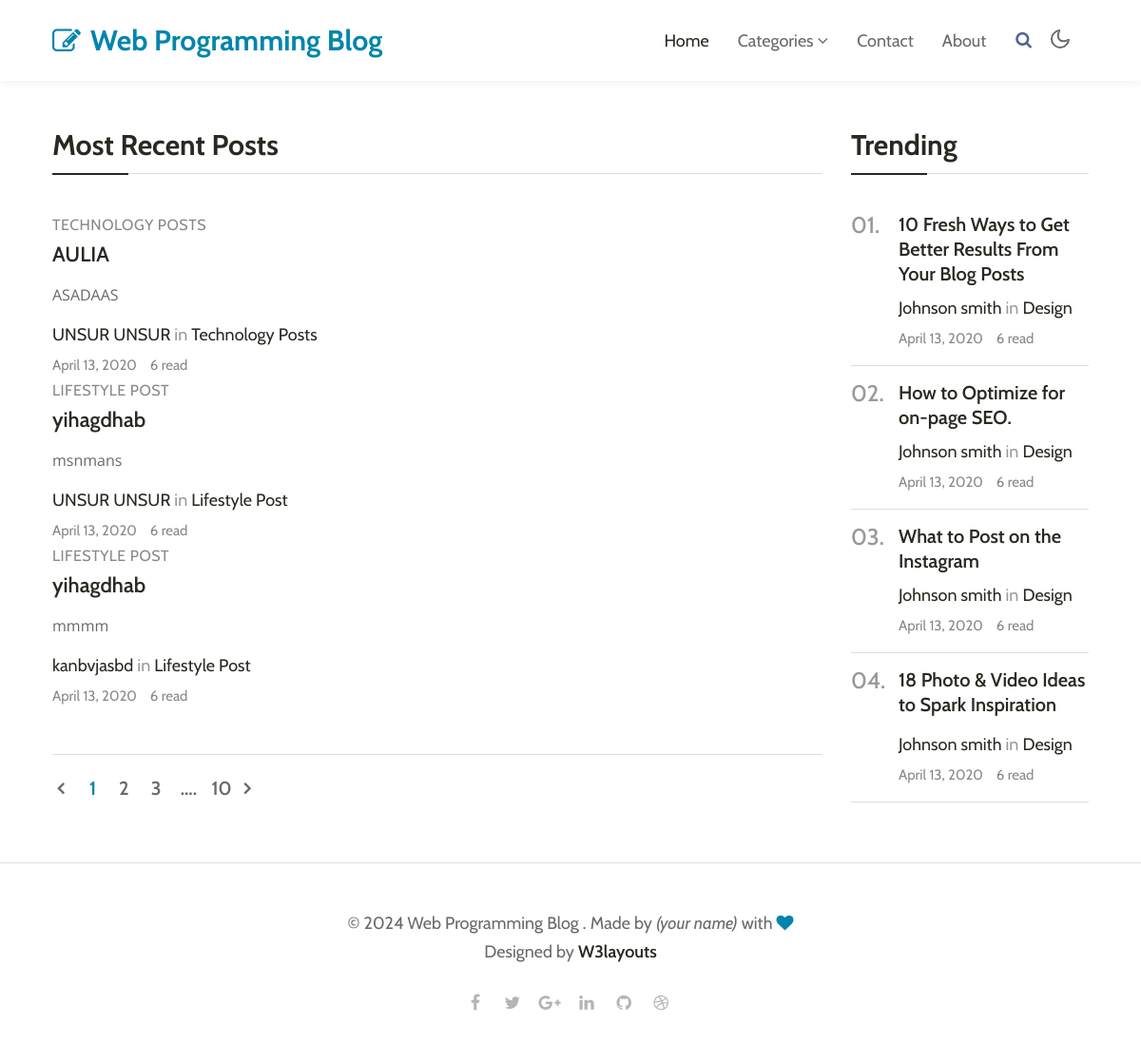
The app's page /frontend/index.php with its own data.
### tables this page shows
CREATE TABLE `post` (
  `id` int(11) NOT NULL,
  `judul` varchar(255) NOT NULL,
  `deskripsi` varchar(1000) NOT NULL,
  `author` varchar(255) NOT NULL,
  `kategori` varchar(255) NOT NULL,
  `image` varchar(255) NOT NULL
);

### frontend/index.php (the view, shortened to what this page needs)
<!doctype html>
<html lang="en">
<head>
    <link rel="stylesheet" href="assets/css/style-starter.css">
</head>
<body>
    <header class="w3l-header">
        <nav class="navbar navbar-expand-lg navbar-light fill px-lg-0 py-0 px-3">
            <div class="container">
                <a class="navbar-brand" href="index.html">
                    <span class="fa fa-pencil-square-o"></span> Web Programming Blog</a>
                <div class="collapse navbar-collapse" id="navbarSupportedContent">
                    <ul class="navbar-nav ml-auto">
                        <li class="nav-item active">
                            <a class="nav-link" href="index.html">Home</a>
                        </li>
                        <li class="nav-item dropdown @@category__active">
                            <a class="nav-link dropdown-toggle" href="#" id="navbarDropdown" role="button"
                                data-toggle="dropdown" aria-haspopup="true" aria-expanded="false">
                                Categories <span class="fa fa-angle-down"></span>
                            </a>
                        </li>
                        <li class="nav-item @@contact__active">
                            <a class="nav-link" href="contact.html">Contact</a>
                        </li>
                        <li class="nav-item @@about__active">
                            <a class="nav-link" href="about.html">About</a>
                        </li>
                    </ul>
                    <div class="search-right mt-lg-0 mt-2">
                        <a href="#search" title="search"><span class="fa fa-search" aria-hidden="true"></span></a>
                    </div>
                </div>
                <div class="mobile-position">
                    <nav class="navigation">
                        <div class="theme-switch-wrapper">
                            <label class="theme-switch" for="checkbox">
                                <div class="mode-container">
                                    <i class="gg-moon"></i>
                                </div>
                            </label>
                        </div>
                    </nav>
                </div>
            </div>
        </nav>
    </header>
    <div class="w3l-homeblock1">
        <div class="container pt-lg-5 pt-md-4">
            <div class="row">
                <div class="col-lg-9 most-recent">
                    <h3 class="section-title-left">Most Recent posts </h3>
                    <div class="list-view ">
                        <?php
                        require '../controller/koneksi.php';
                        $sql = "SELECT * FROM post";
                        $result = $conn->query($sql);
                        if ($result->num_rows > 0) {
                            while ($row = $result->fetch_assoc()) {
                                ?>
                                <div class="grids5-info img-block-mobile">
                                    <div class="blog-info align-self">
                                        <span class="category"><?= $row['kategori']; ?></span>
                                        <a href=<?= '../controller/uploads/'. $row['image']; ?> class="blog-desc mt-0"><?= $row['judul']; ?>
                                        </a>
                                        <p><?= $row['deskripsi']; ?></p>
                                        <div class="author align-items-center mt-3 mb-1">
                                            <a href="#author"><?= $row['author']; ?></a> in <a
                                                href="#url"><?= $row['kategori']; ?></a>
                                        </div>
                                        <ul class="blog-meta">
                                            <li class="meta-item blog-lesson">
                                                <span class="meta-value"> April 13, 2020 </span>
                                            </li>
                                            <li class="meta-item blog-students">
                                                <span class="meta-value"> 6 read</span>
                                            </li>
                                        </ul>
                                    </div>
                                    <a href="<?= '../controller/uploads/'. $row['image']; ?>" class="d-block zoom mt-md-0 mt-3"><img src="../controller/uploads/<?= $row['image']; ?>"
                                            alt="" class="img-fluid radius-image news-image"></a>
                                </div>
                                <?php
                            }
                        } else {
                            echo "0 hasil";
                        }
                        ?>
                    </div>
                    <div class="pagination-wrapper mt-5">
                        <ul class="page-pagination">
                            <li><a class="next" href="#url"><span class="fa fa-angle-left"></span></a></li>
                            <li><span aria-current="page" class="page-numbers current">1</span></li>
                            <li><a class="page-numbers" href="#url">2</a></li>
                            <li><a class="page-numbers" href="#url">3</a></li>
                            <li><a class="page-numbers" href="#url">....</a></li>
                            <li><a class="page-numbers" href="#url">10</a></li>
                            <li><a class="next" href="#url"><span class="fa fa-angle-right"></span></a></li>
                        </ul>
                    </div>
                </div>
                <div class="col-lg-3 trending mt-lg-0 mt-5 mb-lg-5">
                    <div class="pos-sticky">
                        <h3 class="section-title-left">Trending </h3>
                        <div class="grids5-info">
                            <h4>01.</h4>
                            <div class="blog-info">
                                <a href="#blog-single" class="blog-desc1"> 10 Fresh Ways to Get Better Results From Your
                                    Blog Posts
                                </a>
                                <div class="author align-items-center mt-2 mb-1">
                                    <a href="#author">Johnson smith</a> in <a href="#url">Design</a>
                                </div>
                                <ul class="blog-meta">
                                    <li class="meta-item blog-lesson">
                                        <span class="meta-value"> April 13, 2020 </span>
                                    </li>
                                    <li class="meta-item blog-students">
                                        <span class="meta-value"> 6 read</span>
                                    </li>
                                </ul>
                            </div>
                        </div>
                        <div class="grids5-info">
                            <h4>02.</h4>
                            <div class="blog-info">
                                <a href="#blog-single" class="blog-desc1"> How to Optimize for on-page SEO.
                                </a>
                                <div class="author align-items-center mt-2 mb-1">
                                    <a href="#author">Johnson smith</a> in <a href="#url">Design</a>
                                </div>
                                <ul class="blog-meta">
                                    <li class="meta-item blog-lesson">
                                        <span class="meta-value"> April 13, 2020 </span>
                                    </li>
                                    <li class="meta-item blog-students">
                                        <span class="meta-value"> 6 read</span>
                                    </li>
                                </ul>
                            </div>
                        </div>
                        <div class="grids5-info">
                            <h4>03.</h4>
                            <div class="blog-info">
                                <a href="#blog-single" class="blog-desc1"> What to Post on the Instagram
                                </a>
                                <div class="author align-items-center mt-2 mb-1">
                                    <a href="#author">Johnson smith</a> in <a href="#url">Design</a>
                                </div>
                                <ul class="blog-meta">
                                    <li class="meta-item blog-lesson">
                                        <span class="meta-value"> April 13, 2020 </span>
                                    </li>
                                    <li class="meta-item blog-students">
                                        <span class="meta-value"> 6 read</span>
                                    </li>
                                </ul>
                            </div>
                        </div>
                        <div class="grids5-info">
                            <h4>04.</h4>
                            <div class="blog-info">
                                <a href="#blog-single" class="blog-desc1"> 18 Photo & Video Ideas to Spark Inspiration
                                </a>
                                <div class="author align-items-center mt-3 mb-1">
                                    <a href="#author">Johnson smith</a> in <a href="#url">Design</a>
                                </div>
                                <ul class="blog-meta">
                                    <li class="meta-item blog-lesson">
                                        <span class="meta-value"> April 13, 2020 </span>
                                    </li>
                                    <li class="meta-item blog-students">
                                        <span class="meta-value"> 6 read</span>
                                    </li>
                                </ul>
                            </div>
                        </div>
                    </div>
                </div>
            </div>
        </div>
    </div>
    <footer class="w3l-footer-16">
        <div class="footer-content py-lg-5 py-4 text-center">
            <div class="container">
                <div class="copy-right">
                    <h6>© 2024 Web Programming Blog . Made by <i>(your name)</i> with <span class="fa fa-heart"
                            aria-hidden="true"></span><br>Designed by
                        <a href="https://w3layouts.com">W3layouts</a>
                    </h6>
                </div>
                <ul class="author-icons mt-4">
                    <li><a class="facebook" href="#url"><span class="fa fa-facebook" aria-hidden="true"></span></a>
                    </li>
                    <li><a class="twitter" href="#url"><span class="fa fa-twitter" aria-hidden="true"></span></a></li>
                    <li><a class="google" href="#url"><span class="fa fa-google-plus" aria-hidden="true"></span></a>
                    </li>
                    <li><a class="linkedin" href="#url"><span class="fa fa-linkedin" aria-hidden="true"></span></a></li>
                    <li><a class="github" href="#url"><span class="fa fa-github" aria-hidden="true"></span></a></li>
                    <li><a class="dribbble" href="#url"><span class="fa fa-dribbble" aria-hidden="true"></span></a></li>
                </ul>
            </div>
        </div>
    </footer>
</body>
</html>

### records on screen
post: kategori "TECHNOLOGY POSTS", judul "AULIA", deskripsi "ASADAAS", author "UNSUR UNSUR", kategori "Technology Posts"
post: kategori "LIFESTYLE POST", judul "yihagdhab", deskripsi "msnmans", author "UNSUR UNSUR", kategori "Lifestyle Post"
post: kategori "LIFESTYLE POST", judul "yihagdhab", deskripsi "mmmm", author "kanbvjasbd", kategori "Lifestyle Post"
